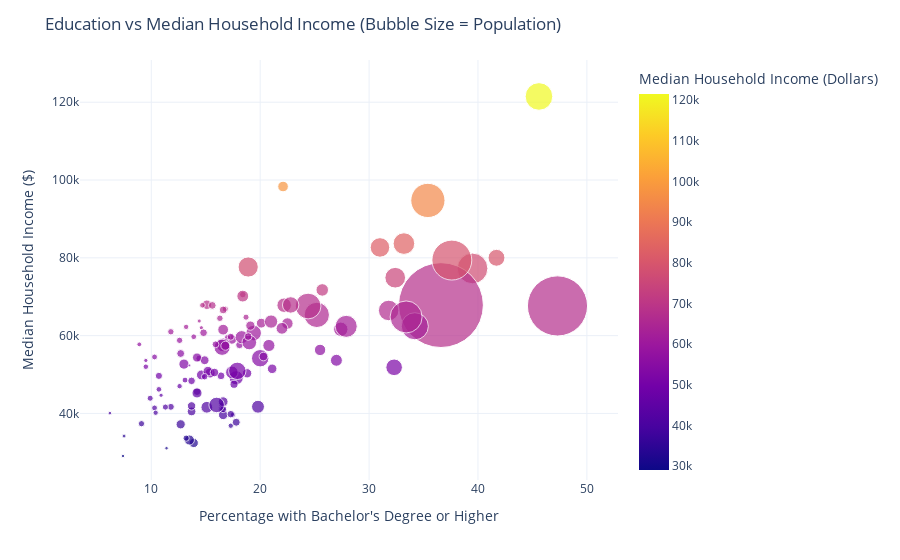

The notebook cell this image was saved under:
### Code cell
df_plot = merged_df_reordered.loc[2:].copy()

df_plot["People (Education: At Least Bachelor's Degree) %"] = (
    df_plot["People (Education: At Least Bachelor's Degree) %"]
    .replace(",", "", regex=True)
    .astype(float)
)

df_plot["Median Household Income (Dollars)"] = (
    df_plot["Median Household Income (Dollars)"]
    .replace(",", "", regex=True)
    .astype(float)
)

df_plot["People (Education: At Least Bachelor's Degree)"] = (
    df_plot["People (Education: At Least Bachelor's Degree)"]
    .replace(",", "", regex=True)
    .astype(float)
)

fig = px.scatter(
    df_plot,
    x="People (Education: At Least Bachelor's Degree) %",
    y="Median Household Income (Dollars)",
    size="People (Education: At Least Bachelor's Degree)",  # bubble size
    hover_name="County",  # replace with the column that has county names
    size_max=60,          # max bubble size
    color="Median Household Income (Dollars)",
)

fig.update_layout(
    title="Education vs Median Household Income (Bubble Size = Population)",
    xaxis_title="Percentage with Bachelor's Degree or Higher",
    yaxis_title="Median Household Income ($)",
    template="plotly_white"
)

### Figure 1 — Plotly figure (JSON) as saved in the notebook; plotly's stock layout.template omitted (floating-point values rounded to 4 significant figures)
{"data": [{"hovertemplate": "<b>%{hovertext}</b><br><br>People (Education: At Least Bachelor's Degree) %=%{x}<br>Median Household Income (Dollars)=%{marker.color}<br>People (Education: At Least Bachelor's Degree)=%{marker.size}<extra></extra>", "hovertext": ["Adair County", "Allen County", "Anderson County", "Ballard County", "Barren County", "Bath County", "Bell County", "Boone County", "Bourbon County", "Boyd County", "Boyle County", "Bracken County", "Breathitt County", "Breckinridge County", "Bullitt County", "Butler County", "Caldwell County", "Calloway County", "Campbell County", "Carlisle County", "Carroll County", "Carter County", "Casey County", "Christian County", "Clark County", "Clay County", "Clinton County", "Crittenden County", "Cumberland County", "Daviess County", "Edmonson County", "Elliott County", "Estill County", "Fayette County", "Fleming County", "Floyd County", "Franklin County", "Fulton County", "Gallatin County", "Garrard County", "Grant County", "Graves County", "Grayson County", "Green County", "Greenup County", "Hancock County", "Hardin County", "Harlan County", "Harrison County", "Hart County", "Henderson County", "Henry County", "Hickman County", "Hopkins County", "Jackson County", "Jefferson County", "Jessamine County", "Johnson County", "Kenton County", "Knott County", "Knox County", "Larue County", "Laurel County", "Lawrence County", "Lee County", "Leslie County", "Letcher County", "Lewis County", "Lincoln County", "Livingston County", "Logan County", "Lyon County", "Madison County", "Magoffin County", "Marion County", "Marshall County", "Martin County", "Mason County", "McCracken County", "McCreary County", "McLean County", "Meade County", "Menifee County", "Mercer County", "Metcalfe County", "Monroe County", "Montgomery County", "Morgan County", "Muhlenberg County", "Nelson County", "Nicholas County", "Ohio County", "Oldham County", "Owen County", "Owsley County", "Pendleton County", "Perry County", "Pike County", "Powell County", "Pulaski County", "Robertson County", "Rockcastle County", "Rowan County", "Russell County", "Scott County", "Shelby County", "Simpson County", "Spencer County", "Taylor County", "Todd County", "Trigg County", "Trimble County", "Union County", "Warren County", "Washington County", "Wayne County", "Webster County", "Whitley County", "Wolfe County", "Woodford County"], "legendgroup": "", "marker": {"color": [50320.0, 59030.0, 71750.0, 64740.0, 49170.0, 54130.0, 32400.0, 94750.0, 56320.0, 60660.0, 61640.0, 59520.0, 41100.0, 53670.0, 77640.0, 52000.0, 57620.0, 51850.0, 77270.0, 62020.0, 57750.0, 50390.0, 41690.0, 54190.0, 67820.0, 39610.0, 42170.0, 47000.0, 39660.0, 65320.0, 54510.0, 40070.0, 43900.0, 67630.0, 49660.0, 41580.0, 66470.0, 36830.0, 62250.0, 62570.0, 67940.0, 50580.0, 49890.0, 41090.0, 59610.0, 66840.0, 67610.0, 37200.0, 63200.0, 49650.0, 58240.0, 60740.0, 63750.0, 57610.0, 41410.0, 67850.0, 74890.0, 43010.0, 79420.0, 37740.0, 33150.0, 67770.0, 57000.0, 45580.0, 34180.0, 40180.0, 40500.0, 41630.0, 50860.0, 59710.0, 61540.0, 64460.0, 62410.0, 33630.0, 55400.0, 63610.0, 46180.0, 51470.0, 62380.0, 37360.0, 70550.0, 70160.0, 44670.0, 63120.0, 48570.0, 49430.0, 57470.0, 47490.0, 52670.0, 67890.0, 53620.0, 54370.0, 121500.0, 59710.0, 31060.0, 66600.0, 45260.0, 42180.0, 39810.0, 50940.0, 52340.0, 48370.0, 53660.0, 50520.0, 83660.0, 82670.0, 57390.0, 98330.0, 61870.0, 57760.0, 54630.0, 67810.0, 60990.0, 64800.0, 59760.0, 41930.0, 58790.0, 41720.0, 29050.0, 80010.0], "coloraxis": "coloraxis", "size": [2402.0, 2546.0, 4290.0, 1028.0, 5497.0, 1227.0, 2343.0, 32140.0, 3535.0, 6648.0, 5671.0, 991.0, 1606.0, 2131.0, 11210.0, 826.0, 1591.0, 7557.0, 25820.0, 484.0, 635.0, 2820.0, 1303.0, 8301.0, 5779.0, 2409.0, 1086.0, 796.0, 756.0, 17510.0, 939.0, 349.0, 1001.0, 99140.0, 1696.0, 3773.0, 11540.0, 781.0, 792.0, 2352.0, 2458.0, 4338.0, 2677.0, 1361.0, 4674.0, 1032.0, 18170.0, 2326.0, 2650.0, 1413.0, 5917.0, 1606.0, 470.0, 5221.0, 936.0, 197300.0, 11720.0, 2624.0, 43700.0, 1751.0, 2768.0, 1640.0, 7187.0, 1598.0, 416.0, 761.0, 2075.0, 1026.0, 2571.0, 897.0, 3158.0, 1149.0, 20160.0, 1069.0, 1703.0, 4853.0, 880.0, 2513.0, 13300.0, 1087.0, 1170.0, 3859.0, 486.0, 3579.0, 943.0, 1160.0, 4041.0, 1807.0, 2844.0, 7396.0, 490.0, 2281.0, 20890.0, 1361.0, 339.0, 1681.0, 2779.0, 6578.0, 1531.0, 8309.0, 205.0, 1574.0, 3909.0, 1976.0, 12770.0, 10480.0, 2241.0, 3084.0, 3787.0, 1279.0, 2061.0, 885.0, 1110.0, 28160.0, 1597.0, 1931.0, 1099.0, 4580.0, 333.0, 7826.0], "sizemode": "area", "sizeref": 54.8, "symbol": "circle"}, "mode": "markers", "name": "", "orientation": "v", "showlegend": false, "type": "scatter", "x": [18.8, 17.4, 25.7, 18.7, 17.8, 14.4, 13.9, 35.4, 25.5, 19.4, 27.4, 17.0, 16.5, 14.9, 18.9, 9.5, 18.1, 32.3, 39.5, 14.6, 8.9, 15.4, 11.8, 20.0, 22.2, 16.6, 16.5, 12.6, 17.5, 25.2, 10.3, 6.2, 9.9, 47.3, 16.4, 15.1, 31.8, 17.3, 13.2, 19.1, 15.1, 17.4, 14.6, 16.6, 18.3, 16.8, 24.4, 12.7, 20.1, 10.7, 19.0, 14.8, 14.4, 16.6, 10.3, 36.6, 32.4, 16.6, 37.6, 17.8, 13.5, 15.6, 16.5, 14.2, 7.5, 10.4, 13.7, 11.3, 15.2, 13.9, 16.6, 16.3, 34.2, 13.2, 12.7, 21.0, 10.7, 21.1, 27.9, 9.1, 18.4, 18.4, 10.9, 22.5, 13.1, 14.9, 20.8, 17.6, 13.0, 22.8, 9.5, 14.2, 45.6, 17.3, 11.4, 16.6, 14.2, 16.0, 17.3, 17.9, 13.5, 13.7, 27.0, 15.8, 33.2, 31.0, 16.8, 22.1, 22.0, 15.9, 20.3, 14.7, 11.8, 33.4, 18.9, 13.7, 12.6, 19.8, 7.4, 41.7], "xaxis": "x", "y": [50320.0, 59030.0, 71750.0, 64740.0, 49170.0, 54130.0, 32400.0, 94750.0, 56320.0, 60660.0, 61640.0, 59520.0, 41100.0, 53670.0, 77640.0, 52000.0, 57620.0, 51850.0, 77270.0, 62020.0, 57750.0, 50390.0, 41690.0, 54190.0, 67820.0, 39610.0, 42170.0, 47000.0, 39660.0, 65320.0, 54510.0, 40070.0, 43900.0, 67630.0, 49660.0, 41580.0, 66470.0, 36830.0, 62250.0, 62570.0, 67940.0, 50580.0, 49890.0, 41090.0, 59610.0, 66840.0, 67610.0, 37200.0, 63200.0, 49650.0, 58240.0, 60740.0, 63750.0, 57610.0, 41410.0, 67850.0, 74890.0, 43010.0, 79420.0, 37740.0, 33150.0, 67770.0, 57000.0, 45580.0, 34180.0, 40180.0, 40500.0, 41630.0, 50860.0, 59710.0, 61540.0, 64460.0, 62410.0, 33630.0, 55400.0, 63610.0, 46180.0, 51470.0, 62380.0, 37360.0, 70550.0, 70160.0, 44670.0, 63120.0, 48570.0, 49430.0, 57470.0, 47490.0, 52670.0, 67890.0, 53620.0, 54370.0, 121500.0, 59710.0, 31060.0, 66600.0, 45260.0, 42180.0, 39810.0, 50940.0, 52340.0, 48370.0, 53660.0, 50520.0, 83660.0, 82670.0, 57390.0, 98330.0, 61870.0, 57760.0, 54630.0, 67810.0, 60990.0, 64800.0, 59760.0, 41930.0, 58790.0, 41720.0, 29050.0, 80010.0], "yaxis": "y"}], "layout": {"coloraxis": {"colorbar": {"title": {"text": "Median Household Income (Dollars)"}}, "colorscale": [[0, "#0d0887"], [0.1111, "#46039f"], [0.2222, "#7201a8"], [0.3333, "#9c179e"], [0.4444, "#bd3786"], [0.5556, "#d8576b"], [0.6667, "#ed7953"], [0.7778, "#fb9f3a"], [0.8889, "#fdca26"], [1, "#f0f921"]]}, "legend": {"itemsizing": "constant", "tracegroupgap": 0}, "margin": {"t": 60}, "title": {"text": "Education vs Median Household Income (Bubble Size = Population)"}, "xaxis": {"anchor": "y", "domain": [0, 1], "title": {"text": "Percentage with Bachelor's Degree or Higher"}}, "yaxis": {"anchor": "x", "domain": [0, 1], "title": {"text": "Median Household Income ($)"}}}}
